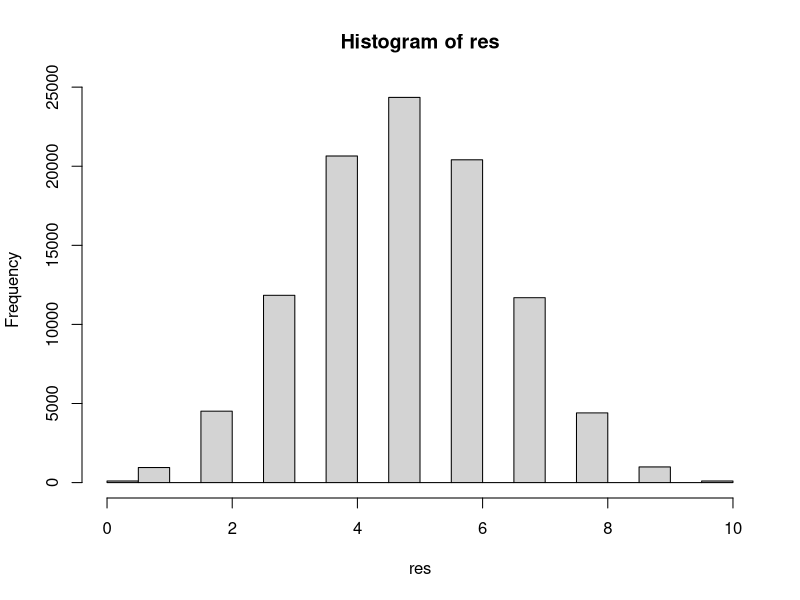

Write R code to recreate this figure.
# binomial distribution ---------------------------------------------------

n_flipps = 1000
rbinom(n_flipps, 1, 0.5)
res = rbinom(n_flipps, 1, 0.5)
sum(res)/length(res)

# simulations
n_flipps = 100000
res = rbinom(n_flipps, 10, 0.5)
hist(res)

mean(res == 5) # 0.24626

dbinom(5, 10, 0.5) # 0.2460938

mean(res <=4) # 0.37649
pbinom(4, 10, 0.5) # 0.3769531

# expected value
mean(res)
mean(rbinom(100000, 10, 0.2)) # mu = n * p 

# variance
var(res) # var = n * p * (1-p)

# simulating two events
# independent, multiplication rule
A = rbinom(100000, 1, 0.5)
B = rbinom(100000, 1, 0.5)
A & B
mean(A & B) # 0.24928

A = rbinom(100000, 1, 0.2)
B = rbinom(100000, 1, 0.5)
A & B
mean(A & B) # 0.09947
